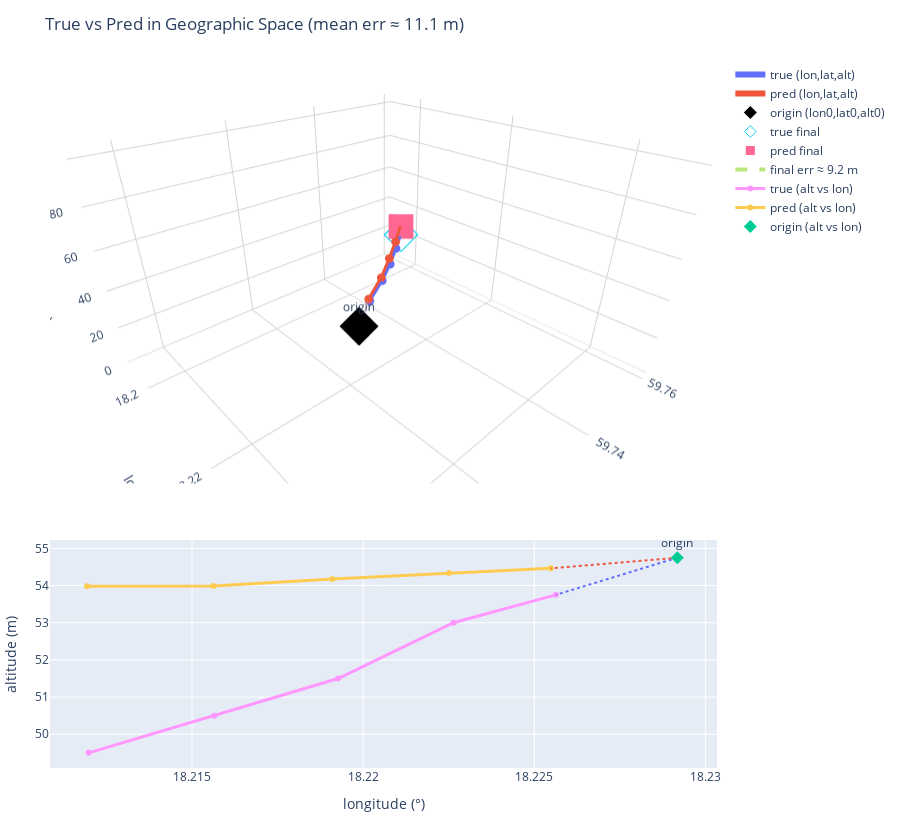

Notebook cell for this chart:
### Markdown cell above
# More Visualizations

### Code cell
# true_m, pred_m: (T,3) local meters [x_east, y_north, z_altDelta]
# origin: (1,3) [lat0_deg, lon0_deg, alt0_m]

R = 6_371_000.0
lat0_deg = float(origin[0,0])
lon0_deg = float(origin[0,1])
alt0_m   = float(origin[0,2])

lat0r = np.radians(lat0_deg)

# convert local meters -> geographic
t_lat = lat0r + true_m[:,1] / R
t_lon = np.radians(lon0_deg) + true_m[:,0] / (R * np.cos(lat0r))
p_lat = lat0r + pred_m[:,1] / R
p_lon = np.radians(lon0_deg) + pred_m[:,0] / (R * np.cos(lat0r))

t_lat_deg = np.degrees(t_lat); t_lon_deg = np.degrees(t_lon)
p_lat_deg = np.degrees(p_lat); p_lon_deg = np.degrees(p_lon)

true_alt = alt0_m + true_m[:,2]
pred_alt = alt0_m + pred_m[:,2]

# error (unchanged)
step_err = np.linalg.norm(pred_m - true_m, axis=1)
mean_err = float(step_err.mean()); final_err = float(step_err[-1])

# ranges 
pad_deg = 0.02
pad_alt = 50.0
lon_all = np.r_[t_lon_deg, p_lon_deg, lon0_deg]
lat_all = np.r_[t_lat_deg, p_lat_deg, lat0_deg]
alt_all = np.r_[true_alt,   pred_alt,   alt0_m]

fig = make_subplots(
    rows=2, cols=1,
    row_heights=[0.65, 0.35],
    vertical_spacing=0.08,
    specs=[[{"type":"scene"}],[{"type":"xy"}]]
)

# 3D lon/lat/alt 
fig.add_trace(go.Scatter3d(
    x=t_lon_deg, y=t_lat_deg, z=true_alt,
    mode="lines+markers", name="true (lon,lat,alt)",
    line=dict(width=6), marker=dict(size=3)
), row=1, col=1)

fig.add_trace(go.Scatter3d(
    x=p_lon_deg, y=p_lat_deg, z=pred_alt,
    mode="lines+markers", name="pred (lon,lat,alt)",
    line=dict(width=6), marker=dict(size=3)
), row=1, col=1)

# origin marker and faint connectors to first step
fig.add_trace(go.Scatter3d(
    x=[lon0_deg], y=[lat0_deg], z=[alt0_m],
    mode="markers+text", name="origin (lon0,lat0,alt0)",
    marker=dict(size=10, symbol="diamond", color="black"),
    text=["origin"], textposition="top center"
), row=1, col=1)

fig.add_trace(go.Scatter3d(
    x=[lon0_deg, t_lon_deg[0]],
    y=[lat0_deg, t_lat_deg[0]],
    z=[alt0_m,   true_alt[0]],
    mode="lines", showlegend=False, line=dict(width=2, dash="dot")
), row=1, col=1)

fig.add_trace(go.Scatter3d(
    x=[lon0_deg, p_lon_deg[0]],
    y=[lat0_deg, p_lat_deg[0]],
    z=[alt0_m,   pred_alt[0]],
    mode="lines", showlegend=False, line=dict(width=2, dash="dot")
), row=1, col=1)

# finals + terminal error segment
fig.add_trace(go.Scatter3d(
    x=[t_lon_deg[-1]], y=[t_lat_deg[-1]], z=[true_alt[-1]],
    mode="markers", name="true final",
    marker=dict(size=9, symbol="diamond-open")
), row=1, col=1)

fig.add_trace(go.Scatter3d(
    x=[p_lon_deg[-1]], y=[p_lat_deg[-1]], z=[pred_alt[-1]],
    mode="markers", name="pred final",
    marker=dict(size=9, symbol="square")
), row=1, col=1)

fig.add_trace(go.Scatter3d(
    x=[t_lon_deg[-1], p_lon_deg[-1]],
    y=[t_lat_deg[-1], p_lat_deg[-1]],
    z=[true_alt[-1],  pred_alt[-1]],
    mode="lines", name=f"final err ≈ {final_err:.1f} m",
    line=dict(dash="dash", width=4)
), row=1, col=1)

# --- 2D projection: altitude vs longitude
fig.add_trace(go.Scatter(
    x=t_lon_deg, y=true_alt, mode="lines+markers",
    name="true (alt vs lon)", line=dict(width=3)
), row=2, col=1)

fig.add_trace(go.Scatter(
    x=p_lon_deg, y=pred_alt, mode="lines+markers",
    name="pred (alt vs lon)", line=dict(width=3)
), row=2, col=1)

fig.add_trace(go.Scatter(
    x=[lon0_deg, t_lon_deg[0]], y=[alt0_m, true_alt[0]],
    mode="lines", showlegend=False, line=dict(width=2, dash="dot")
), row=2, col=1)
fig.add_trace(go.Scatter(
    x=[lon0_deg, p_lon_deg[0]], y=[alt0_m, pred_alt[0]],
    mode="lines", showlegend=False, line=dict(width=2, dash="dot")
), row=2, col=1)
fig.add_trace(go.Scatter(
    x=[lon0_deg], y=[alt0_m], mode="markers+text",
    name="origin (alt vs lon)", marker=dict(size=10, symbol="diamond"),
    text=["origin"], textposition="top center"
), row=2, col=1)

# layout
fig.update_scenes(dict(
    xaxis_title="longitude (°)", yaxis_title="latitude (°)", zaxis_title="altitude (m)",
    xaxis=dict(range=[lon_all.min()-pad_deg, lon_all.max()+pad_deg], showbackground=False, gridcolor="lightgray"),
    yaxis=dict(range=[lat_all.min()-pad_deg, lat_all.max()+pad_deg], showbackground=False, gridcolor="lightgray"),
    zaxis=dict(range=[alt_all.min()-pad_alt, alt_all.max()+pad_alt], showbackground=False, gridcolor="lightgray"),
    # make the box feel less flat 
    aspectmode="manual", aspectratio=dict(x=2.0, y=2.0, z=1.2),
    camera=dict(eye=dict(x=1.6, y=-1.5, z=1.2))
), row=1, col=1)

fig.update_xaxes(title_text="longitude (°)", row=2, col=1)
fig.update_yaxes(title_text="altitude (m)", row=2, col=1)

fig.update_layout(
    title=f"True vs Pred in Geographic Space (mean err ≈ {mean_err:.1f} m)",
    legend=dict(bgcolor="rgba(255,255,255,0.6)"),
    margin=dict(l=10, r=10, t=60, b=10),
    height=820
)

fig.show()

### Figure 1 — Plotly figure (JSON) as saved in the notebook; plotly's stock layout.template omitted (floating-point values rounded to 4 significant figures)
{"data": [{"line": {"width": 6}, "marker": {"size": 3}, "mode": "lines+markers", "name": "true (lon,lat,alt)", "scene": "scene", "type": "scatter3d", "x": [18.23, 18.22, 18.22, 18.22, 18.21], "y": [59.72, 59.72, 59.73, 59.74, 59.74], "z": [53.75, 53.0, 51.5, 50.5, 49.5]}, {"line": {"width": 6}, "marker": {"size": 3}, "mode": "lines+markers", "name": "pred (lon,lat,alt)", "scene": "scene", "type": "scatter3d", "x": [18.23, 18.22, 18.22, 18.22, 18.21], "y": [59.72, 59.72, 59.73, 59.74, 59.74], "z": [54.46, 54.33, 54.17, 53.99, 53.98]}, {"marker": {"color": "black", "size": 10, "symbol": "diamond"}, "mode": "markers+text", "name": "origin (lon0,lat0,alt0)", "scene": "scene", "text": ["origin"], "textposition": "top center", "type": "scatter3d", "x": [18.23], "y": [59.71], "z": [54.75]}, {"line": {"dash": "dot", "width": 2}, "mode": "lines", "scene": "scene", "showlegend": false, "type": "scatter3d", "x": [18.23, 18.23], "y": [59.71, 59.72], "z": [54.75, 53.75]}, {"line": {"dash": "dot", "width": 2}, "mode": "lines", "scene": "scene", "showlegend": false, "type": "scatter3d", "x": [18.23, 18.23], "y": [59.71, 59.72], "z": [54.75, 54.46]}, {"marker": {"size": 9, "symbol": "diamond-open"}, "mode": "markers", "name": "true final", "scene": "scene", "type": "scatter3d", "x": [18.21], "y": [59.74], "z": [49.5]}, {"marker": {"size": 9, "symbol": "square"}, "mode": "markers", "name": "pred final", "scene": "scene", "type": "scatter3d", "x": [18.21], "y": [59.74], "z": [53.98]}, {"line": {"dash": "dash", "width": 4}, "mode": "lines", "name": "final err ≈ 9.2 m", "scene": "scene", "type": "scatter3d", "x": [18.21, 18.21], "y": [59.74, 59.74], "z": [49.5, 53.98]}, {"line": {"width": 3}, "mode": "lines+markers", "name": "true (alt vs lon)", "type": "scatter", "x": [18.23, 18.22, 18.22, 18.22, 18.21], "xaxis": "x", "y": [53.75, 53.0, 51.5, 50.5, 49.5], "yaxis": "y"}, {"line": {"width": 3}, "mode": "lines+markers", "name": "pred (alt vs lon)", "type": "scatter", "x": [18.23, 18.22, 18.22, 18.22, 18.21], "xaxis": "x", "y": [54.46, 54.33, 54.17, 53.99, 53.98], "yaxis": "y"}, {"line": {"dash": "dot", "width": 2}, "mode": "lines", "showlegend": false, "type": "scatter", "x": [18.23, 18.23], "xaxis": "x", "y": [54.75, 53.75], "yaxis": "y"}, {"line": {"dash": "dot", "width": 2}, "mode": "lines", "showlegend": false, "type": "scatter", "x": [18.23, 18.23], "xaxis": "x", "y": [54.75, 54.46], "yaxis": "y"}, {"marker": {"size": 10, "symbol": "diamond"}, "mode": "markers+text", "name": "origin (alt vs lon)", "text": ["origin"], "textposition": "top center", "type": "scatter", "x": [18.23], "xaxis": "x", "y": [54.75], "yaxis": "y"}], "layout": {"height": 820, "legend": {"bgcolor": "rgba(255,255,255,0.6)"}, "margin": {"b": 10, "l": 10, "r": 10, "t": 60}, "scene": {"aspectmode": "manual", "aspectratio": {"x": 2, "y": 2, "z": 1.2}, "camera": {"eye": {"x": 1.6, "y": -1.5, "z": 1.2}}, "domain": {"x": [0, 1], "y": [0.402, 1]}, "xaxis": {"gridcolor": "lightgray", "range": [18.19, 18.25], "showbackground": false, "title": {"text": "longitude (°)"}}, "yaxis": {"gridcolor": "lightgray", "range": [59.69, 59.76], "showbackground": false, "title": {"text": "latitude (°)"}}, "zaxis": {"gridcolor": "lightgray", "range": [-0.5, 104.8], "showbackground": false, "title": {"text": "altitude (m)"}}}, "title": {"text": "True vs Pred in Geographic Space (mean err ≈ 11.1 m)"}, "xaxis": {"anchor": "y", "domain": [0, 1], "title": {"text": "longitude (°)"}}, "yaxis": {"anchor": "x", "domain": [0, 0.322], "title": {"text": "altitude (m)"}}}}
